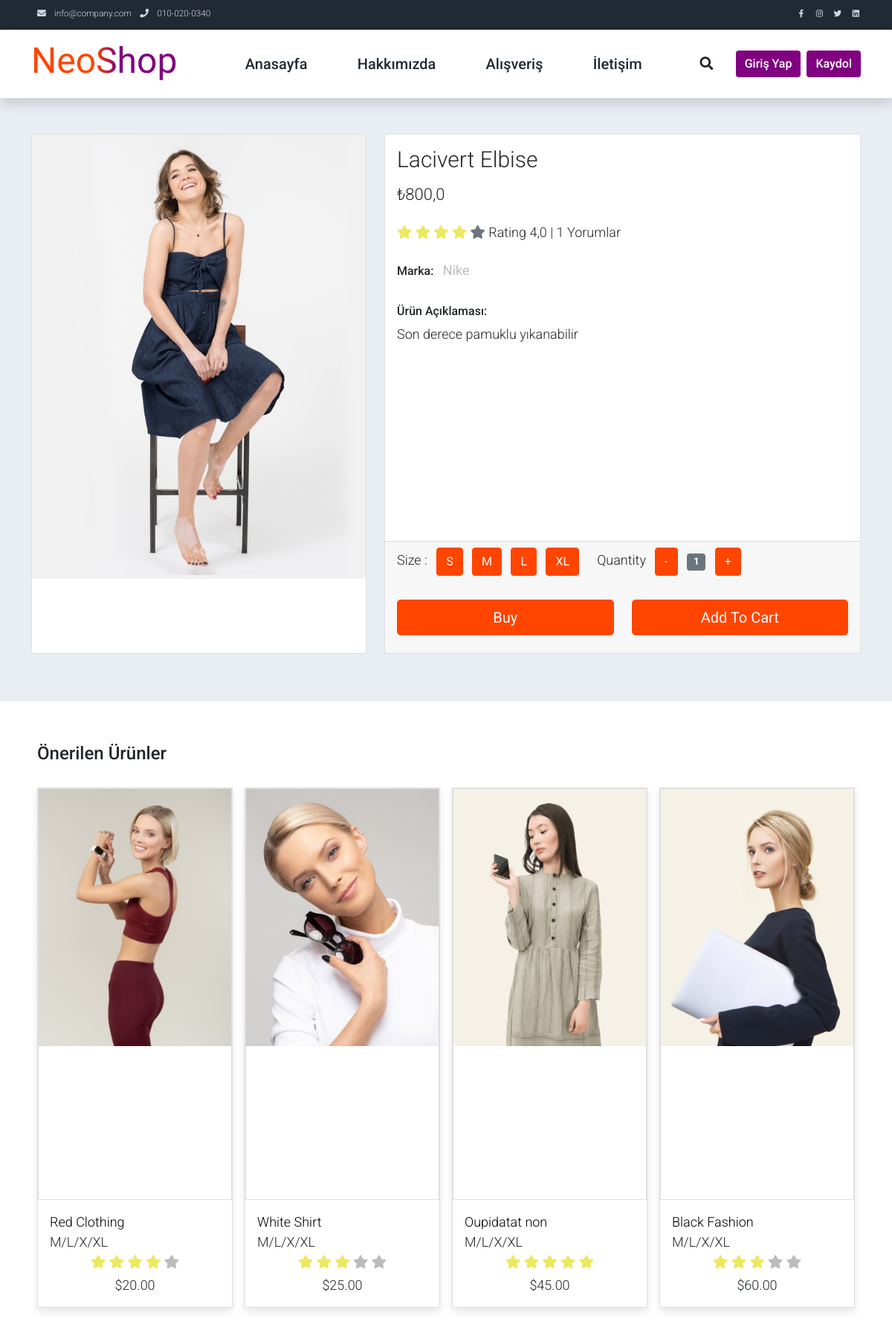
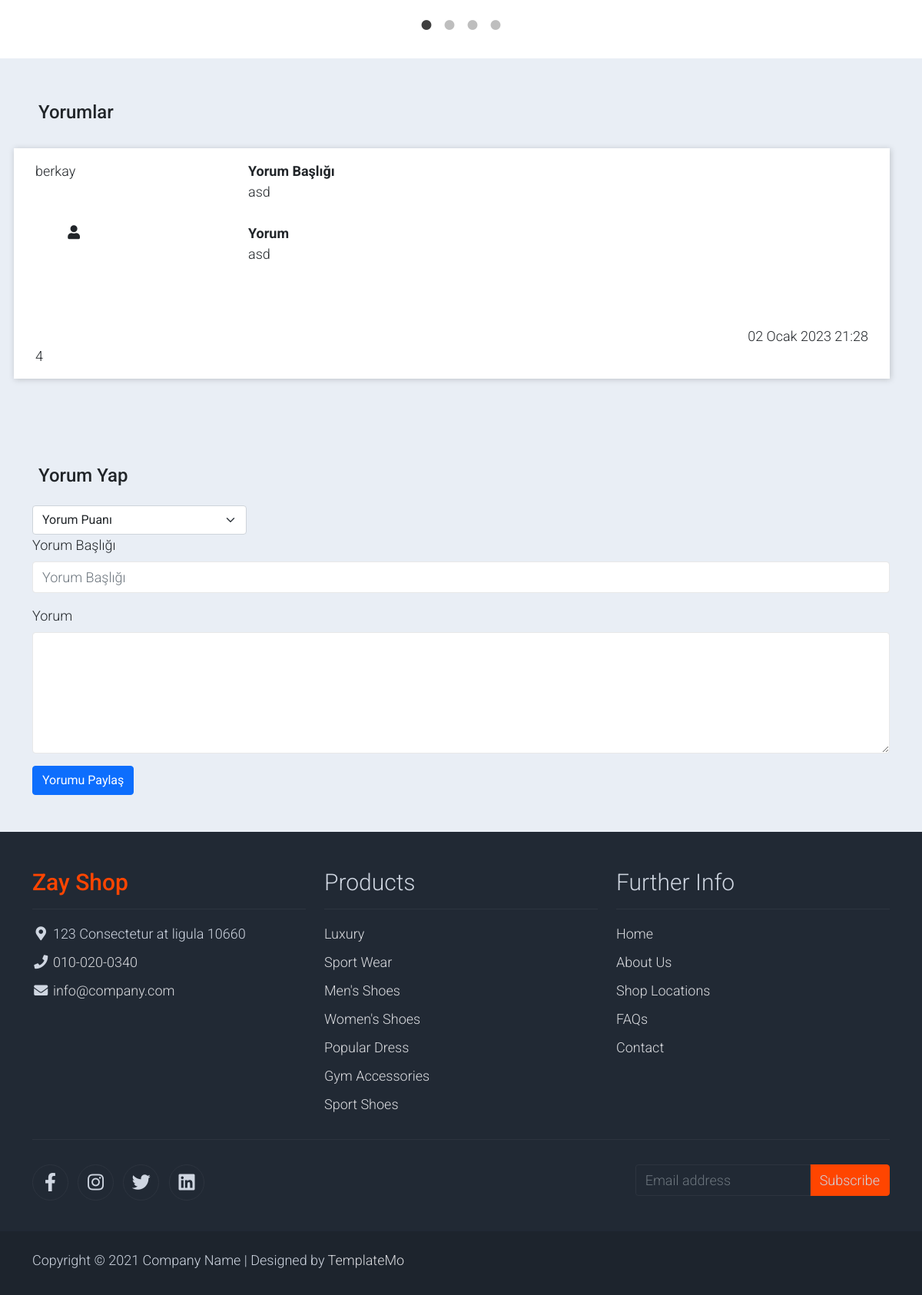
Screenshot of /ürün/3/ with the database file from the repository (2 pictures, top to bottom).
### appMy/models.py (models this page shows, shortened)
class Product(models.Model):
    small = 'S'
    medium = 'M'
    large = 'L'
    xlarge = 'XL'
    xxlarge = 'XXL'
    Size = [
        (small, 'S'),
        (medium, 'M'),
        (large, 'L'),
        (xlarge, 'XL'),
        (xxlarge, 'XXL'),
    ]
    user = models.ForeignKey(User, verbose_name=("Kullanıcı"), on_delete=models.CASCADE)
    category = models.ForeignKey(Category, verbose_name=("Kategori"), on_delete=models.CASCADE, null=True)
    brand = models.ForeignKey(Brand, verbose_name=("Marka"), on_delete=models.CASCADE, null=True)
    title = models.CharField(("Başlık"), max_length=50)
    text = models.TextField(("Ürün Açıklaması"), max_length=500)
    image = models.FileField(("Ürün Resmi"), upload_to='', max_length=100)
    price = models.FloatField(("Fiyat"))
    stok = models.IntegerField(("Ürün Stok Sayısı"),null=True, default=1)
    size = models.CharField(max_length=4,choices=Size,default=medium,null=True)
    popular = models.IntegerField(("Popülerlik"))
    stars = models.FloatField(("Yıldız Ortalaması"))
    commentnum = models.IntegerField(("Yorum Sayısı"))

class Brand(models.Model):
    image = models.FileField(("Marka Logosu"), upload_to='', max_length=100, null=True)
    title = models.CharField(("Marka"), max_length=50)
    def __str__(self):
        return self.title

class Comment(models.Model):
    productid = models.ForeignKey(Product, verbose_name=("Yorum Yapılan Ürün"), on_delete=models.CASCADE)
    user = models.ForeignKey(User, verbose_name=("Yorum Yapan Kullanıcı"), on_delete=models.CASCADE)
    title = models.CharField(("Yorum Başlığı"), max_length=50)
    text = models.TextField(("Yorum"))
    date_now = models.DateTimeField(("Paylaşma Tarihi"), auto_now_add=True)
    star = models.IntegerField(("Yıldız"))

### appMy/views.py (called while the page is built, shortened)
def ShopSingle(request,id):
    page_title = 'Ürün Detayı'
    product = get_object_or_404(Product, id=id)
    comments = Comment.objects.filter(productid=id) # ürüne yapılan yorumlar
    sumstar = 0
    context = {
        "product": product,
        "comments": comments,
        'page_title': page_title,
    }
    return render(request, 'shop-single.html', context)

### appMy/templates/shop-single.html (shortened to what this page needs)
{% extends 'base.html' %}
{% load static %}
{% block csslink %}
<link rel="stylesheet" type="text/css" href="{% static 'css/slick.min.css' %}">
<link rel="stylesheet" type="text/css" href="{% static 'css/slick-theme.css' %}">
{% endblock csslink %}
{% block body %}
    <section class="bg-light">
        <div class="container pb-5">
            <div class="row">
                <div class="col-lg-5 mt-5">
                    <div class="card mb-3">
                        <img class="card-img img-fluid" src="{{ product.image.url }}" alt="Card image cap" id="product-detail">
                    </div>
                </div>
                <div class="col-lg-7 mt-5">
                    <div class="card" style="">
                        <div class="card-body">
                            <h1 class="h2">{{ product.title }}</h1>
                            <p class="h3 py-2">₺{{ product.price }}</p>
                            <p class="py-2">
                                <i class="fa fa-star text-warning"></i>
                                <i class="fa fa-star text-warning"></i>
                                <i class="fa fa-star text-warning"></i>
                                <i class="fa fa-star text-warning"></i>
                                <i class="fa fa-star text-secondary"></i>
                                <span class="list-inline-item text-dark">Rating {{ product.stars }} | {{ product.commentnum }} Yorumlar</span>
                            </p>
                            <ul class="list-inline">
                                <li class="list-inline-item">
                                    <h6>Marka:</h6>
                                </li>
                                <li class="list-inline-item">
                                    <p class="text-muted"><strong>{{ product.brand }}</strong></p>
                                </li>
                            </ul>
                            <h6>Ürün Açıklaması:</h6>
                            <p>{{ product.text }}</p>
                        </div>
                        <div class="card-footer">
                            <form action="" method="POST">
                                <div class="row">
                                    <div class="col-auto">
                                        <ul class="list-inline pb-3">
                                            <li class="list-inline-item">Size :
                                            </li>
                                            <li class="list-inline-item"><span class="btn btn-success btn-size">S</span></li>
                                            <li class="list-inline-item"><span class="btn btn-success btn-size">M</span></li>
                                            <li class="list-inline-item"><span class="btn btn-success btn-size">L</span></li>
                                            <li class="list-inline-item"><span class="btn btn-success btn-size">XL</span></li>
                                        </ul>
                                    </div>
                                    <div class="col-auto">
                                        <ul class="list-inline pb-3">
                                            <li class="list-inline-item text-right">
                                                Quantity
                                            </li>
                                            <li class="list-inline-item"><span class="btn btn-success" id="btn-minus">-</span></li>
                                            <li class="list-inline-item"><span class="badge bg-secondary" id="var-value">1</span></li>
                                            <li class="list-inline-item"><span class="btn btn-success" id="btn-plus">+</span></li>
                                        </ul>
                                    </div>
                                </div>
                                <div class="row pb-3">
                                    <div class="col d-grid">
                                        <button type="submit" class="btn btn-success btn-lg" name="submit" value="buy">Buy</button>
                                    </div>
                                    <div class="col d-grid">
                                        <button type="submit" class="btn btn-success btn-lg" name="submit" value="addtocard">Add To Cart</button>
                                    </div>
                                </div>
                            </form>
                        </div>
                    </div>
                </div>
            </div>
        </div>
    </section>
    <section class="py-5">
        <div class="container">
            <div class="row text-left p-2 pb-3">
                <h4>Önerilen Ürünler</h4>
            </div>
            <div id="carousel-related-product">
                <div class="p-2 pb-3">
                    <div class="product-wap card rounded-0">
                        <div class="card rounded-0">
                            <img class="card-img rounded-0 img-fluid" src="{% static 'img/shop_08.jpg' %}">
                        </div>
                        <div class="card-body">
                            <a href="shop-single.html" class="h3 text-decoration-none">Red Clothing</a>
                            <ul class="w-100 list-unstyled d-flex justify-content-between mb-0">
                                <li>M/L/X/XL</li>
                            </ul>
                            <ul class="list-unstyled d-flex justify-content-center mb-1">
                                <li>
                                    <i class="text-warning fa fa-star"></i>
                                    <i class="text-warning fa fa-star"></i>
                                    <i class="text-warning fa fa-star"></i>
                                    <i class="text-warning fa fa-star"></i>
                                    <i class="text-muted fa fa-star"></i>
                                </li>
                            </ul>
                            <p class="text-center mb-0">$20.00</p>
                        </div>
                    </div>
                </div>
                <div class="p-2 pb-3">
                    <div class="product-wap card rounded-0">
                        <div class="card rounded-0">
                            <img class="card-img rounded-0 img-fluid" src="{% static 'img/shop_09.jpg' %}">
                        </div>
                        <div class="card-body">
                            <a href="shop-single.html" class="h3 text-decoration-none">White Shirt</a>
                            <ul class="w-100 list-unstyled d-flex justify-content-between mb-0">
                                <li>M/L/X/XL</li>
                            </ul>
                            <ul class="list-unstyled d-flex justify-content-center mb-1">
                                <li>
                                    <i class="text-warning fa fa-star"></i>
                                    <i class="text-warning fa fa-star"></i>
                                    <i class="text-warning fa fa-star"></i>
                                    <i class="text-muted fa fa-star"></i>
                                    <i class="text-muted fa fa-star"></i>
                                </li>
                            </ul>
                            <p class="text-center mb-0">$25.00</p>
                        </div>
                    </div>
                </div>
                <div class="p-2 pb-3">
                    <div class="product-wap card rounded-0">
                        <div class="card rounded-0">
                            <img class="card-img rounded-0 img-fluid" src="{% static 'img/shop_10.jpg' %}">
                        </div>
                        <div class="card-body">
                            <a href="shop-single.html" class="h3 text-decoration-none">Oupidatat non</a>
                            <ul class="w-100 list-unstyled d-flex justify-content-between mb-0">
                                <li>M/L/X/XL</li>
                            </ul>
                            <ul class="list-unstyled d-flex justify-content-center mb-1">
                                <li>
                                    <i class="text-warning fa fa-star"></i>
                                    <i class="text-warning fa fa-star"></i>
                                    <i class="text-warning fa fa-star"></i>
                                    <i class="text-warning fa fa-star"></i>
                                    <i class="text-warning fa fa-star"></i>
                                </li>
                            </ul>
                            <p class="text-center mb-0">$45.00</p>
                        </div>
                    </div>
                </div>
                <div class="p-2 pb-3">
                    <div class="product-wap card rounded-0">
                        <div class="card rounded-0">
                            <img class="card-img rounded-0 img-fluid" src="{% static 'img/shop_11.jpg' %}">
                        </div>
                        <div class="card-body">
                            <a href="shop-single.html" class="h3 text-decoration-none">Black Fashion</a>
                            <ul class="w-100 list-unstyled d-flex justify-content-between mb-0">
                                <li>M/L/X/XL</li>
                            </ul>
                            <ul class="list-unstyled d-flex justify-content-center mb-1">
                                <li>
                                    <i class="text-warning fa fa-star"></i>
                                    <i class="text-warning fa fa-star"></i>
                                    <i class="text-warning fa fa-star"></i>
                                    <i class="text-muted fa fa-star"></i>
                                    <i class="text-muted fa fa-star"></i>
                                </li>
                            </ul>
                            <p class="text-center mb-0">$60.00</p>
                        </div>
                    </div>
                </div>
            </div>
        </div>
    </section>
    <section class="py-5 bg-light">
        <div class="container">
            <div class="row text-left p-2 pb-3">
                <h4>Yorumlar</h4>
            </div>
            <div class="row">
                {% for com in comments %}
                <div class="row col-12 p-3 bg-white my-2" style="min-height: 300px; box-shadow: 1px 1px 8px #00000030;">
                    <div class="col-3 d-flex flex-column justify-content-between">
                        <div>{{ com.user }}</div>
                        <i class="fa fa-fw fa-user text-dark mr-3" style="width: 100px; height: 100px;"></i>
                        <div>{{ com.star }}</div>
                    </div>
                    <div class="col">
                        <div class="fw-bold">Yorum Başlığı</div>
                        <div style="height: 20%;">{{ com.title }}</div>
                        <div class="fw-bold">Yorum</div>
                        <div style="height: 40%;">{{ com.text }}</div>
                        <div class="d-flex justify-content-end"><span>{{ com.date_now }}</span></div>
                    </div>
                </div>
                {% endfor %}
            </div>
        </div>
    </section>
    <section class="py-5 bg-light">
        <div class="container">
            <div class="row text-left p-2 pb-3">
                <h4>Yorum Yap</h4>
            </div>
            <div class="row">
                <form action="" method="POST">
                    <select name="star" class="form-select w-25" aria-label="Default select example">
                        <option disabled selected>Yorum Puanı</option>
                    </select>
                    <div class="mb-3">
                        <label for="exampleFormControlInput1" class="form-label">Yorum Başlığı</label>
                        <input type="text" name="title" class="form-control" id="exampleFormControlInput1" placeholder="Yorum Başlığı">
                    </div>
                    <div class="mb-3">
                        <label for="exampleFormControlTextarea1" class="form-label">Yorum</label>
                        <textarea name="text" class="form-control" id="exampleFormControlTextarea1" rows="6"></textarea>
                    </div>
                    <button type="submit" class="btn btn-primary">Yorumu Paylaş</button>
                </form>
            </div>
        </div>
    </section>
{% endblock body %}

### appMy/static/css/templatemo.css (style rules this page uses)
body, ul, li, p, a, label, input, div { font-family: 'Roboto', sans-serif; font-size: 18px !important; font-weight: 300 !important; }
.h2 { font-family: 'Roboto', sans-serif; font-size: 30px !important; font-weight: 300; }
.h3 { font-family: 'Roboto', sans-serif; font-size: 22px !important; }
.text-warning { color: #ede861 !important; }
.text-muted { color: #bcbcbc !important; }
.bg-light { background-color: #e9eef5 !important; }
.btn-success { background-color: orangered !important; border-color: orangered !important; }
.product-wap { box-shadow: 0px 5px 10px 0px rgba(0, 0, 0, 0.10); }
.card.product-wap a { color: #000; }
.form-control { border: 1px solid #e8e8e8; }

### appMy/static/css/custom.css (style rules this page uses)
a { text-decoration: none !important; }
.card { height: 700px; display: flex; flex-direction: column; justify-content: space-between; }

### rows the page displays
Product: image (picture), title "Lacivert Elbise", price "800,0", stars "4,0", commentnum "1", brand "Nike", text "Son derece pamuklu yıkanabilir"
Comment: user "berkay", star "4", title "asd", text "asd", date_now "02 Ocak 2023 21:28"
